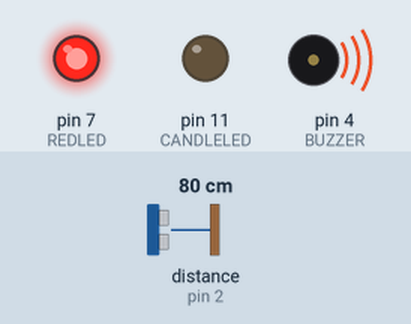
This sketch was run on a simulated Arduino Uno, built with avr-gcc and run on an emulated ATmega328P. Parts: output pins drawn as LEDs (lit = HIGH), buzzer (waves = sounding). Wiring (inferred from the names in the program): ultrasonic range finder: trigger pin 3; echo pin 2. The test bench sets the inputs (shaded band); at power-on: distance to the obstacle (sensor on pin 2) 80 cm. The echo pulse lasts 58.3 µs per cm; random numbers use the default seed unless the sketch sets one; pins used as bus, display or sensor lines are not drawn; what the sketch prints to the serial monitor is not drawn.

Above: at 1.2 s.
1.3 s: distance to the obstacle (sensor on pin 2) set to 82 cm
At 1.46 s:
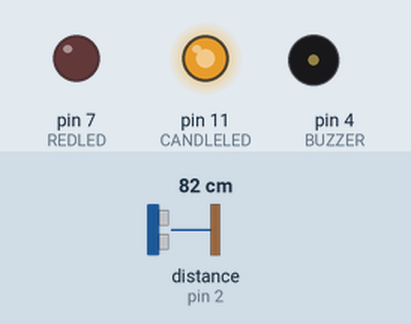
At 2.36 s:
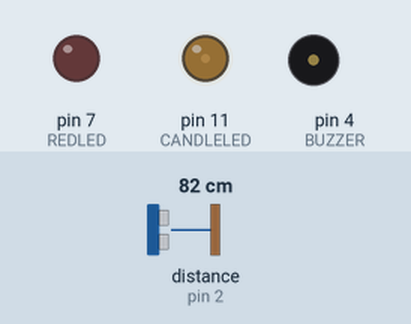
4.3 s: distance to the obstacle (sensor on pin 2) set to 2 cm
At 5.2 s:
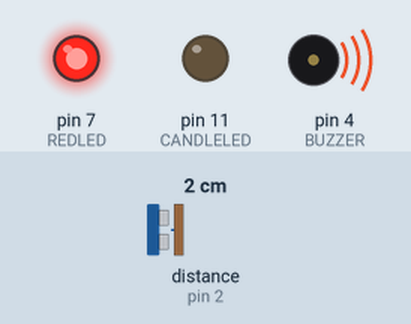
Timing chart, 0 to 7.3 s (numbered marks = the images above; inputs shaded):
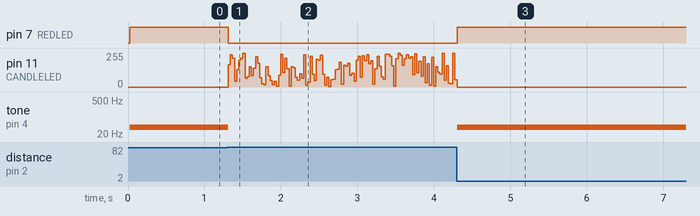

The sketch:

PimpMyPumpkin.ino
```cpp
#define CANDLELED 11
#define REDLED 7
#define BUZZER 4
#define PROXIMITY_THRESHOLD 800
#define PROXIMITY_CONSECUTIVE_READINGS 3
#define BUZZER_FREQUENCY 38
#define FLICKER_INTERVAL 25

long previousMillis = 0;
long closeReadings = 0;

/* Constantes pour les broches */
const byte TRIGGER_PIN = 3; // Broche TRIGGER
const byte ECHO_PIN = 2;    // Broche ECHO

/* Constantes pour le timeout */
const unsigned long MEASURE_TIMEOUT = 25000UL; // 25ms = ~8m à 340m/s

/* Vitesse du son dans l'air en mm/us */
const float SOUND_SPEED = 340.0 / 1000;

void setup() {
  pinMode(CANDLELED, OUTPUT);
  pinMode(REDLED, OUTPUT);
  pinMode(BUZZER, OUTPUT);
  //pinMode(SENSOR, INPUT);
  //delay(1000); // Allow the proximity sensor to initialize
    /* Initialise le port série */
  Serial.begin(115200);

  /* Initialise les broches */
  pinMode(TRIGGER_PIN, OUTPUT);
  digitalWrite(TRIGGER_PIN, LOW); // La broche TRIGGER doit être à LOW au repos
  pinMode(ECHO_PIN, INPUT);
}
void loop() {


  if (getDistance() < PROXIMITY_THRESHOLD) // Is someone close?
  {
    closeReadings++;
    if (closeReadings >= PROXIMITY_CONSECUTIVE_READINGS) // require n consecutive "close" readings before going into EVIL mode. This prevents little blips of the buzzer.
      {
        digitalWrite(CANDLELED, LOW);
        digitalWrite(REDLED, HIGH);
        tone(BUZZER, BUZZER_FREQUENCY);
      }
  }
  else
  { //regular candle flicker. Based on Arduino example BlinkWithoutDelay.
    noTone(BUZZER);
    digitalWrite(REDLED, LOW);
    closeReadings = 0;
    unsigned long currentMillis = millis();
    if(currentMillis - previousMillis > FLICKER_INTERVAL)
    {
      previousMillis = currentMillis;
      analogWrite(CANDLELED, random(0, 256));
    }
  }
}

float getDistance(){
      digitalWrite(TRIGGER_PIN, HIGH);
    delayMicroseconds(10);
   digitalWrite(TRIGGER_PIN, LOW);

  /* 2. Mesure le temps entre l'envoi de l'impulsion ultrasonique et son écho (si il existe) */
  long measure = pulseIn(ECHO_PIN, HIGH, MEASURE_TIMEOUT);

  /* 3. Calcul la distance à partir du temps mesuré */
  float distance_mm = measure / 2.0 * SOUND_SPEED;


    /* Affiche les résultats en mm, cm et m */
  Serial.print(F("Distance: "));
  Serial.print(distance_mm);
  Serial.print(F("mm ("));
  Serial.print(distance_mm / 10.0, 2);
  Serial.print(F("cm, "));
  Serial.print(distance_mm / 1000.0, 2);
  Serial.println(F("m)"));

  return distance_mm;
}
```

Measured:
- the behaviour switches between 81 and 82 cm on distance to the obstacle (sensor on pin 2) (found by bisection; images 0 and 1)
- after the input at 1.3 s, pin 7 (REDLED): HIGH → LOW at once; tone on pin 4 (BUZZER): 38 Hz → silent at once
- after the input at 4.3 s, pin 7 (REDLED): LOW → HIGH at once; tone on pin 4 (BUZZER): silent → 38 Hz at once
